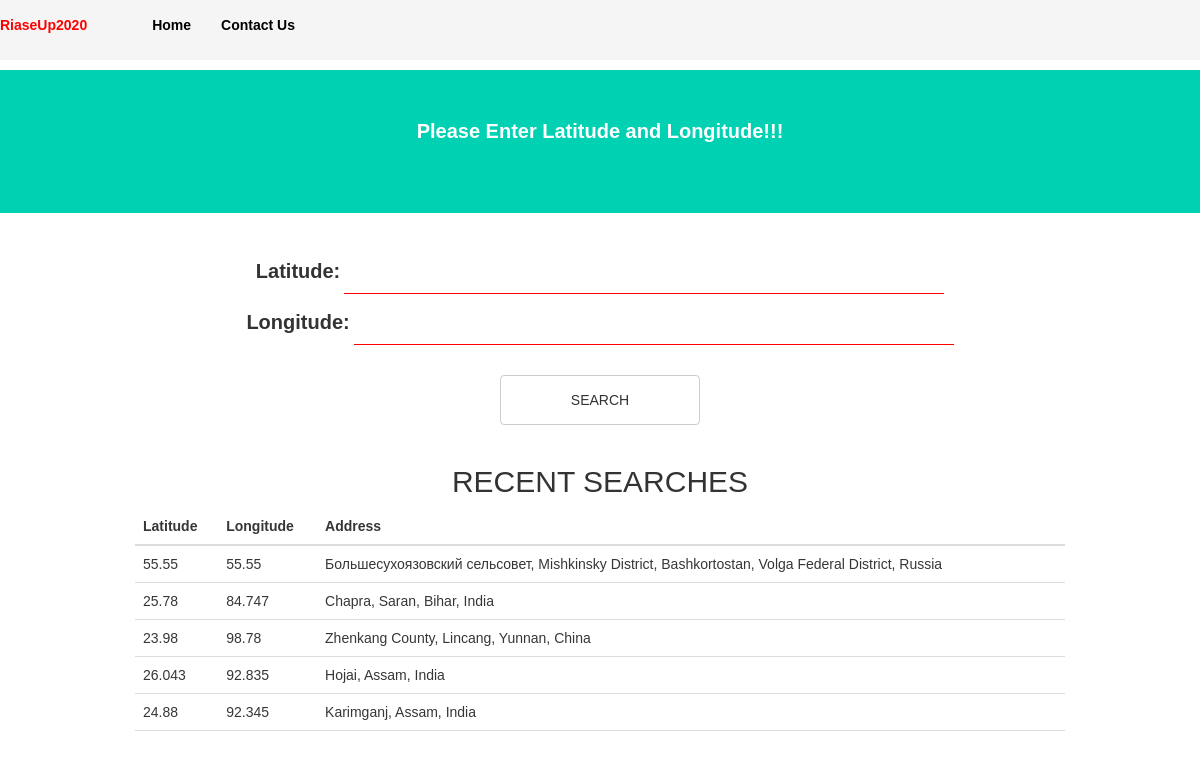
Screenshot of /reversegeo/ with the database file from the repository.
### reversegeo/models.py (models this page shows, shortened)
class LatLonData(models.Model):
    lat = models.FloatField()
    lon = models.FloatField()
    data = models.TextField(max_length=1000)
    created_at = models.DateTimeField(auto_now_add=True, blank=True)

### reversegeo/views.py (the view, shortened to what this page needs)
# urls.py: path('reversegeo/', include('reversegeo.urls')),
def reversegeo(request):
    context = {}
    lat_lon_data = []
    latlondata_form = LatLonDataForm()
    context['form']= latlondata_form
    latlon_data = get_unique_latest_data()
    if len(latlon_data)>0:
        for data in latlon_data:
            city_weather = {
                'lat' : data[0],
                'lon': data[1],
                'data' : latlon_data[data],
            }
            lat_lon_data.append(city_weather)
        context['lat_lon_data'] = lat_lon_data
    context['form']= latlondata_form
    if len(lat_lon_data) >0:
        context['data_availabe']=1
    return render(request,"reversegeo/reversegeo.html",context)

### reversegeo/forms.py
class LatLonDataForm(forms.ModelForm):
    class Meta:
        model = LatLonData
        fields = ['lat','lon']
        labels = {
            'lat': 'Latitude',
            'lon': 'Longitude'
        }

### reversegeo/views.py (called while the page is built)
def get_unique_latest_data():
    data = ''
    data_dict = {}
    latlon_data = LatLonData.objects.order_by('-created_at')
    for each in latlon_data:
        lat_lon = (each.lat,each.lon)
        data_dict[lat_lon] = each.data
        if len(data_dict) == 5:
            return(data_dict)
    return(data_dict)

### reversegeo/templates/reversegeo/reversegeo.html (shortened to what this page needs)
{% extends "hosting/base.html" %}
{% load static %}
{% block content %}
    <link rel="stylesheet" href="https://cdnjs.cloudflare.com/ajax/libs/bulma/0.6.2/css/bulma.css" />
    <link rel="stylesheet" href="https://maxcdn.bootstrapcdn.com/bootstrap/3.4.1/css/bootstrap.min.css">
    <link rel="stylesheet" type="text/css" href="{% static 'hosting/css/style.css' %}">
    <center>
        <section class="hero is-primary">
            <div class="hero-body">
                <div class="container">
                    <h1 class="title">
                        Please Enter Latitude and Longitude!!!
                    </h1>
                </div>
            </div>
        </section>
        <br>
        <br>
        <form method="POST" class="post-form">
            {{ form.as_p }}
            <br>
            <button type="submit" class="save btn btn-default">Search</button>
        </form>
    </center>
    {% if data_availabe %}
        <div class="container">
        <br>
            <h2 style="text-align:center;">RECENT SEARCHES</h2>
            <table class="table table-hover">
                <thead>
                <tr>
                    <th>Latitude</th>
                    <th>Longitude</th>
                    <th>Address</th>
                </tr>
                </thead>
                <tbody>
                    {% for each_data in lat_lon_data %}
                    <tr>
                        <td>{{ each_data.lat }}</td>
                        <td>{{ each_data.lon }}</td>
                        <td>{{ each_data.data }}</td>
                    <tr>
                    {% endfor %}
                </tbody>
            </table>
        </div>
    {% endif %}
{% endblock content %}

### hosting/templates/hosting/base.html (shortened to what this page needs)
{% load static %}
<!DOCTYPE html>
    <html lang = "en">
    <head>
        <link rel="stylesheet" type="text/css" href="{% static 'hosting/css/style.css' %}">
    </head>
    <div class="background-image" >
        <body>
            <header>
                <strong><p style="color:red;">RiaseUp2020</p></strong>
                <nav>
                    <ul>
                        <li><a href="http://127.0.0.1:8000/hosting/">Home</a></li>
                        <li><a href="http://127.0.0.1:8000/writers">Contact Us</a></li>
                    </ul>
                </nav>
            </header>
        {% block content %}{% endblock content %}
        </body>
    </div>
</html>

### hosting/static/hosting/css/style.css (style rules this page uses)
* { margin: 0; padding: 0; }
.background-image { width: 100%; height: 100%; }
body { font-family: sans-serif; margin: 0 auto; width: 1200px; }
header { align-items: center; display: flex; margin-bottom: 10px; position: relative; background-color:whitesmoke; }
nav { margin-left: 50px; }
nav ul { display: flex; list-style: none; }
nav a { color: black; font-weight: bold; display: block; padding: 15px; text-decoration: none; }
div { margin-bottom: 30px; }
label { font-size: 20px; }
input, textarea { border: 0; border-bottom: 1px solid gray; padding: 10px 0; width: 50%; }
button { background: #999; border: 0; color: white; font-size: 12px; height: 50px; width: 200px; text-transform: uppercase; }
input:invalid, textarea:invalid { border-bottom-color: red; }

### rows the page displays
LatLonData: lat "55.55", lon "55.55", data "Большесухоязовский сельсовет, Mishkinsky District, Bashkortostan, Volga Federal District, Russia"
LatLonData: lat "25.78", lon "84.747"
LatLonData: data "Chapra, Saran, Bihar, India"
LatLonData: lat "23.98", lon "98.78", data "Zhenkang County, Lincang, Yunnan, China"
LatLonData: lat "26.043", lon "92.835"
LatLonData: data "Hojai, Assam, India"
LatLonData: lat "24.88", lon "92.345", data "Karimganj, Assam, India"
